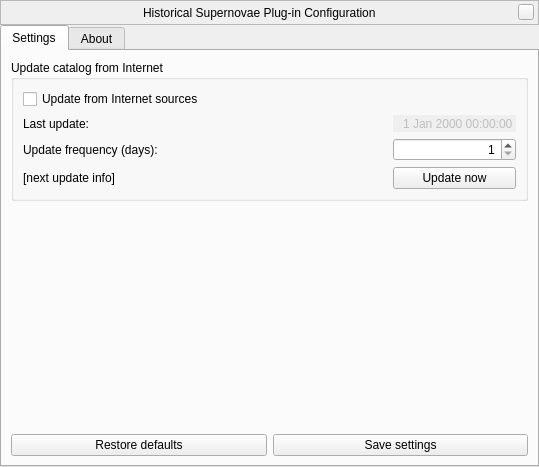
<?xml version="1.0" encoding="UTF-8"?>
<ui version="4.0">
 <class>supernovaeDialog</class>
 <widget class="QWidget" name="supernovaeDialog">
  <property name="geometry">
   <rect>
    <x>0</x>
    <y>0</y>
    <width>539</width>
    <height>467</height>
   </rect>
  </property>
  <property name="windowTitle">
   <string>Historical Supernovae Configuration</string>
  </property>
  <layout class="QVBoxLayout" name="verticalLayout_2">
   <property name="spacing">
    <number>0</number>
   </property>
   <property name="leftMargin">
    <number>0</number>
   </property>
   <property name="topMargin">
    <number>0</number>
   </property>
   <property name="rightMargin">
    <number>0</number>
   </property>
   <property name="bottomMargin">
    <number>0</number>
   </property>
   <item>
    <widget class="BarFrame" name="TitleBar">
     <property name="sizePolicy">
      <sizepolicy hsizetype="Expanding" vsizetype="Fixed">
       <horstretch>0</horstretch>
       <verstretch>0</verstretch>
      </sizepolicy>
     </property>
     <property name="minimumSize">
      <size>
       <width>530</width>
       <height>25</height>
      </size>
     </property>
     <property name="maximumSize">
      <size>
       <width>16777215</width>
       <height>25</height>
      </size>
     </property>
     <property name="focusPolicy">
      <enum>Qt::NoFocus</enum>
     </property>
     <property name="autoFillBackground">
      <bool>false</bool>
     </property>
     <property name="frameShape">
      <enum>QFrame::StyledPanel</enum>
     </property>
     <layout class="QHBoxLayout">
      <property name="spacing">
       <number>0</number>
      </property>
      <property name="leftMargin">
       <number>0</number>
      </property>
      <property name="topMargin">
       <number>0</number>
      </property>
      <property name="rightMargin">
       <number>4</number>
      </property>
      <property name="bottomMargin">
       <number>0</number>
      </property>
      <item>
       <spacer>
        <property name="orientation">
         <enum>Qt::Horizontal</enum>
        </property>
        <property name="sizeHint" stdset="0">
         <size>
          <width>40</width>
          <height>20</height>
         </size>
        </property>
       </spacer>
      </item>
      <item>
       <widget class="QLabel" name="stelWindowTitle">
        <property name="text">
         <string>Historical Supernovae Plug-in Configuration</string>
        </property>
       </widget>
      </item>
      <item>
       <spacer>
        <property name="orientation">
         <enum>Qt::Horizontal</enum>
        </property>
        <property name="sizeHint" stdset="0">
         <size>
          <width>40</width>
          <height>20</height>
         </size>
        </property>
       </spacer>
      </item>
      <item>
       <widget class="QPushButton" name="closeStelWindow">
        <property name="minimumSize">
         <size>
          <width>16</width>
          <height>16</height>
         </size>
        </property>
        <property name="maximumSize">
         <size>
          <width>16</width>
          <height>16</height>
         </size>
        </property>
        <property name="focusPolicy">
         <enum>Qt::NoFocus</enum>
        </property>
        <property name="text">
         <string/>
        </property>
       </widget>
      </item>
     </layout>
    </widget>
   </item>
   <item>
    <widget class="QTabWidget" name="tabs">
     <property name="documentMode">
      <bool>false</bool>
     </property>
     <widget class="QWidget" name="settingsTab">
      <attribute name="title">
       <string>Settings</string>
      </attribute>
      <layout class="QVBoxLayout" name="verticalLayout_3">
       <item>
        <widget class="QGroupBox" name="updatesGroup">
         <property name="title">
          <string>Update catalog from Internet</string>
         </property>
         <property name="flat">
          <bool>true</bool>
         </property>
         <property name="checkable">
          <bool>false</bool>
         </property>
         <layout class="QVBoxLayout" name="verticalLayout_12">
          <item>
           <widget class="QCheckBox" name="internetUpdatesCheckbox">
            <property name="text">
             <string>Update from Internet sources</string>
            </property>
           </widget>
          </item>
          <item>
           <layout class="QGridLayout" name="gridLayout">
            <item row="0" column="0">
             <widget class="QLabel" name="lastUpdateLabel">
              <property name="text">
               <string>Last update:</string>
              </property>
             </widget>
            </item>
            <item row="0" column="2">
             <widget class="QDateTimeEdit" name="lastUpdateDateTimeEdit">
              <property name="enabled">
               <bool>false</bool>
              </property>
              <property name="frame">
               <bool>false</bool>
              </property>
              <property name="alignment">
               <set>Qt::AlignRight|Qt::AlignTrailing|Qt::AlignVCenter</set>
              </property>
              <property name="buttonSymbols">
               <enum>QAbstractSpinBox::NoButtons</enum>
              </property>
             </widget>
            </item>
            <item row="1" column="0">
             <widget class="QLabel" name="updateFrequencyLabel">
              <property name="text">
               <string>Update frequency (days):</string>
              </property>
             </widget>
            </item>
            <item row="1" column="2">
             <widget class="QSpinBox" name="updateFrequencySpinBox">
              <property name="alignment">
               <set>Qt::AlignRight|Qt::AlignTrailing|Qt::AlignVCenter</set>
              </property>
              <property name="minimum">
               <number>1</number>
              </property>
              <property name="maximum">
               <number>9999</number>
              </property>
              <property name="value">
               <number>1</number>
              </property>
             </widget>
            </item>
            <item row="2" column="0">
             <widget class="QLabel" name="nextUpdateLabel">
              <property name="text">
               <string>[next update info]</string>
              </property>
             </widget>
            </item>
            <item row="2" column="1">
             <spacer name="horizontalSpacer">
              <property name="orientation">
               <enum>Qt::Horizontal</enum>
              </property>
              <property name="sizeHint" stdset="0">
               <size>
                <width>17</width>
                <height>20</height>
               </size>
              </property>
             </spacer>
            </item>
            <item row="2" column="2">
             <widget class="QPushButton" name="updateButton">
              <property name="text">
               <string>Update now</string>
              </property>
             </widget>
            </item>
           </layout>
          </item>
         </layout>
        </widget>
       </item>
       <item>
        <spacer name="verticalSpacer_3">
         <property name="orientation">
          <enum>Qt::Vertical</enum>
         </property>
         <property name="sizeHint" stdset="0">
          <size>
           <width>20</width>
           <height>120</height>
          </size>
         </property>
        </spacer>
       </item>
       <item>
        <layout class="QHBoxLayout" name="horizontalLayout_7">
         <item>
          <widget class="QPushButton" name="restoreDefaultsButton">
           <property name="sizePolicy">
            <sizepolicy hsizetype="Expanding" vsizetype="Fixed">
             <horstretch>0</horstretch>
             <verstretch>0</verstretch>
            </sizepolicy>
           </property>
           <property name="text">
            <string>Restore defaults</string>
           </property>
          </widget>
         </item>
         <item>
          <widget class="QPushButton" name="saveSettingsButton">
           <property name="sizePolicy">
            <sizepolicy hsizetype="Expanding" vsizetype="Fixed">
             <horstretch>0</horstretch>
             <verstretch>0</verstretch>
            </sizepolicy>
           </property>
           <property name="text">
            <string>Save settings</string>
           </property>
          </widget>
         </item>
        </layout>
       </item>
      </layout>
     </widget>
     <widget class="QWidget" name="aboutTab">
      <attribute name="title">
       <string comment="tab in plugin windows">About</string>
      </attribute>
      <layout class="QVBoxLayout" name="verticalLayout_11">
       <property name="spacing">
        <number>9</number>
       </property>
       <item>
        <widget class="QTextBrowser" name="aboutTextBrowser">
         <property name="openExternalLinks">
          <bool>true</bool>
         </property>
         <property name="openLinks">
          <bool>true</bool>
         </property>
        </widget>
       </item>
      </layout>
     </widget>
    </widget>
   </item>
  </layout>
 </widget>
 <customwidgets>
  <customwidget>
   <class>BarFrame</class>
   <extends>QFrame</extends>
   <header>Dialog.hpp</header>
   <container>1</container>
  </customwidget>
 </customwidgets>
 <resources/>
 <connections/>
</ui>
